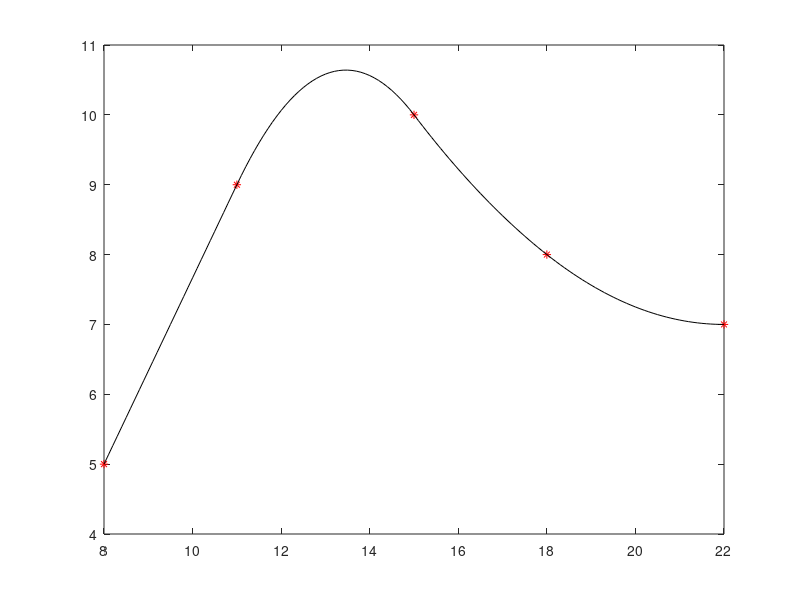

MATLAB code to generate this figure:
% quadratic spline
clear all;
x1=8;   x2=11;  x3=15;  x4=18;  x5=22;
y1=5;   y2=9;   y3=10;  y4=8;   y5=7;
A = [x1    1    0    0    0    0    0    0    0    0    0;
     x2    1    0    0    0    0    0    0    0    0    0;
      0    0   x2^2 x2    1    0    0    0    0    0    0;
      0    0   x3^2 x3    1    0    0    0    0    0    0;
      0    0    0    0    0  x3^2  x3    1    0    0    0;
      0    0    0    0    0  x4^2  x4    1    0    0    0;
      0    0    0    0    0    0    0    0  x4^2  x4    1;
      0    0    0    0    0    0    0    0  x5^2  x5    1;
      1    0  -2*x2 -1    0    0    0    0    0    0    0;
      0    0   2*x3  1    0 -2*x3  -1    0    0    0    0;
      0    0    0    0    0  2*x4   1    0 -2*x4  -1    0];
B = [y1;y2;y2;y3;y3;y4;y4;y5;0;0;0];

c = (A\B)'

b1=c(1); c1=c(2);
a2=c(3); b2=c(4); c2=c(5);
a3=c(6); b3=c(7); c3=c(8);
a4=c(9); b4=c(10);c4=c(11);

% plotting the quadratic spline
plot([x1,x2,x3,x4,x5],[y1,y2,y3,y4,y5],'r*');
hold on;
x=x1:0.1:x2;
plot(x,x*b1+c1,'k');
hold on;
x=x2:0.1:x3;
plot(x,a2*x.^2+b2*x+c2,'k');
hold on;
x=x3:0.1:x4;
plot(x,a3*x.^2+b3*x+c3,'k');
hold on;
x=x4:0.1:x5;
plot(x,a4*x.^2+b4*x+c4,'k');